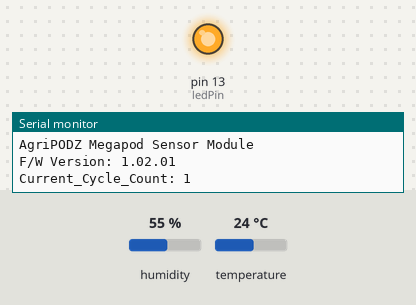
Simulated run of this sketch. Board: Arduino Mega 2560, built with avr-gcc and run on an emulated ATmega2560. On the bench: output pins drawn as LEDs (lit = HIGH), the last lines printed to the serial monitor. The test bench sets the inputs (shaded band); at power-on: humidity 55 %, temperature 24 °C. The modem accepts every AT command (registered, SIM ready, sends succeed) and sends nothing else.

Above: at 0.1 s.
At 31.1 s:
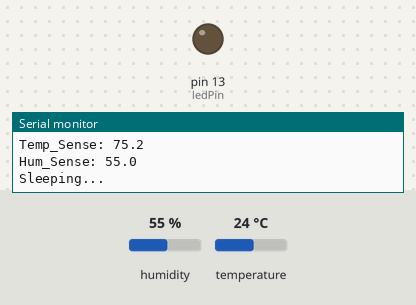
Timing chart, 0 to 80.6 s (numbered marks = the images above):
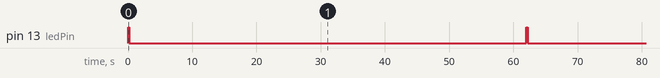

The sketch:

WeatherStation_TS.ino
```cpp
#include <DHT.h>
#include <stdlib.h>

// F/W Version
const String fwversion = "1.02.01";

/* Version Details
  1.02.01 - Added Version Derails
            Added more detailed comments
            Changed Delay to 60 second samples to try to address wifi dropping off
            Added fwversion string
            Added Boot/Welcome Banner
*/

// LED
int ledPin = 13;

// DHT11 analog output to Arduino analog A8
int lm35Pin = A8;

//Photocell sensor output pin to Arduino analog A9 pin
const int photoPin = A9;

// Cycle Counter
int currentCycleCount;

// Configure the thingspeak API key for later
String apiKey = "63MS08JB7M6YMF1S";

//Configure the DHT for reading later
#define DHTPIN A8
#define DHTTYPE DHT11
DHT dht(DHTPIN, DHTTYPE);

// this runs once
void setup() {

  // initialize the digital pin as an output.
  pinMode(ledPin, OUTPUT);

  // enable debug Serial0
  Serial.begin(115200);
  // enable hardware Serial2
  Serial2.begin(115200);
  // enable DHT Sensor (Temp & Humidity)
  dht.begin();
  currentCycleCount = 0;
  welcomeBanner();

}


// the loop
void loop() {
  //Set CycleCount
  currentCycleCount = currentCycleCount+1;
  Serial.print("Current_Cycle_Count: ");
  Serial.println(currentCycleCount);
  if (currentCycleCount >= 100){softReset();currentCycleCount = 0;}

  // blink LED on board
  digitalWrite(ledPin, HIGH);
  delay(200);
  digitalWrite(ledPin, LOW);

  // Grab the Sensor Readings
  float temp = dht.readTemperature(true);
  float humidity = dht.readHumidity();
  //int strGas = analogRead(gasPin);

  // convert to string
  char buf[16];
  String strTemp = dtostrf(temp, 4, 1, buf);
  String strHumidity = dtostrf(humidity, 4, 1, buf);

  // print the converted output
  Serial.println("Temp_Sense: "+strTemp);
  Serial.println("Hum_Sense: "+strHumidity);

  // Create and Start TCP connection
  String cmd = "AT+CIPSTART=\"TCP\",\"";
  cmd += "144.212.80.11"; // api.thingspeak.com
  cmd += "\",80";
  Serial2.println(cmd);

  //Check for errors
  if(Serial2.find("Error")){
    Serial.println("AT+CIPSTART error");
    return;
}

  // prepare GET string
  String getStr = "GET /update?api_key=";
  getStr += apiKey;
  getStr +="&field1=";
  getStr += String(strTemp);
  getStr +="&field2=";
  getStr += String(strHumidity);
  //getStr +="&field3=";
  //getStr += String(strGas);
  getStr += "\r\n\r\n";

  // send data length
  cmd = "AT+CIPSEND=";
  cmd += String(getStr.length());
  Serial2.println(cmd);
  delay(800);

  // send the Sensor Data
  if(Serial2.find(">")){
    Serial2.print(getStr);
  }
  else{
    Serial2.println("AT+CIPCLOSE");
    // alert user
    Serial.println("AT+CIPCLOSE");
  }

  cycleDelay(); // Call Cycle Delay Function
}

void welcomeBanner(void){
  Serial.println("AgriPODZ Megapod Sensor Module");
  Serial.print("F/W Version: ");
  Serial.println(fwversion);
  Serial.println();
  return;
}

void cycleDelay(void){
  Serial.println("Sleeping...");
  delay(60000); // 60 Second Delay in ms
}

void softReset(void){
  Serial2.println("AT+RST"); //esp8266 Reset
  Serial.println("Soft_Reset");
  cycleDelay();
}
```

Measured:
- by itself, pin 13 (ledPin): alternates HIGH for 0.20 s and LOW for 61.8 s
